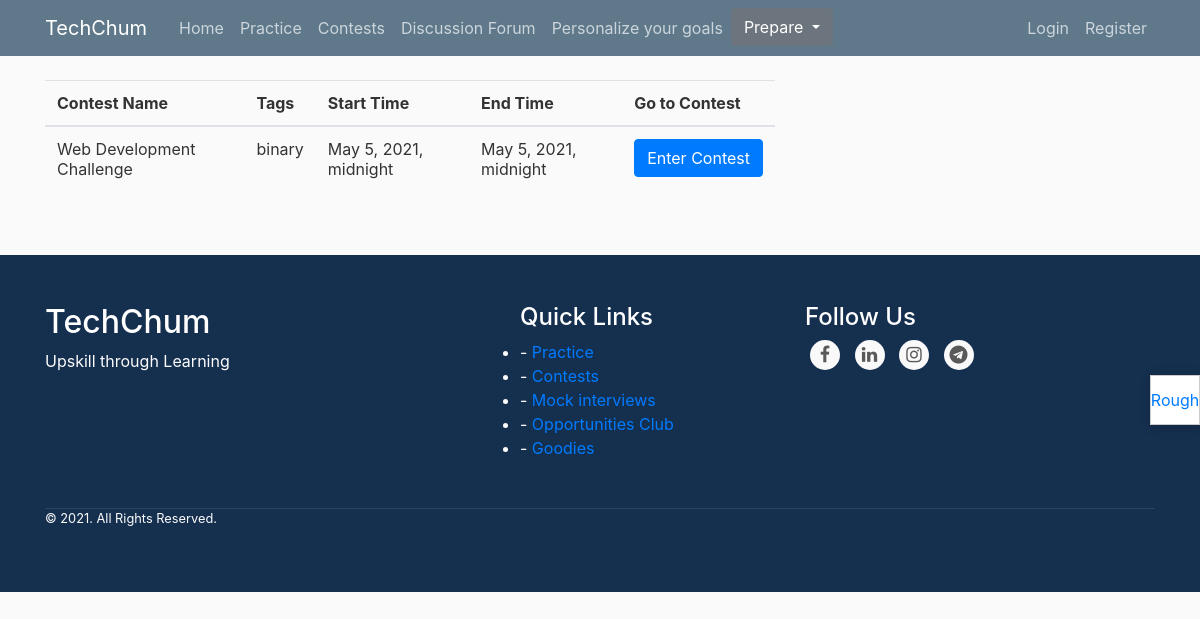
The app's page /contests/ with its own data.
### blog/models.py (models this page shows, shortened)
class Contest(models.Model):
    contest_name=models.CharField(max_length=100)
    tags=models.CharField(max_length=100)
    start=models.DateTimeField()
    end=models.DateTimeField()

### blog/views.py (the view)
# urls.py: path('contests/',views.contests,name='contests'),
def contests(request):
    cont=Contest.objects.all()
    user = str(request.user)
    c = 0
    if user == admin:
        c = 1
    context={'cont':cont,'c':c}
    return render(request,'blog/contests.html',context)

### blog/templates/blog/contests.html (shortened to what this page needs)
{% extends "blog/base.html" %}
{% block content %}
 {% load static %}
<table class="table">
 <thead>
    <tr>
      <th scope="col">Contest Name</th>
      <th scope="col">Tags</th>
      <th scope="col">Start Time</th>
        <th scope="col">End Time</th>
         <th scope="col">Go to Contest</th>
    </tr>
 </thead>
{% for r in cont %}
  <tbody>
    <tr>
      <td>{{r.contest_name}}</td>
      <td>{{r.tags}}</td>
      <td>{{r.start}}</td>
        <td>{{r.end}}</td>
 <td><a href="{% url 'contestDesc' r.id %}"><button class="btn btn-primary" >Enter Contest</button></a></td>
    </tr>
{% endfor %}
     </tbody>
    </table>
{% endblock content %}

### blog/static/blog/main.css (style rules this page uses)
body { background: #fafafa; color: #333333; margin-top: 5rem; }

### records on screen
Contest: contest_name "Web Development Challenge", tags "binary", start "May 5, 2021, midnight", end "May 5, 2021, midnight"
